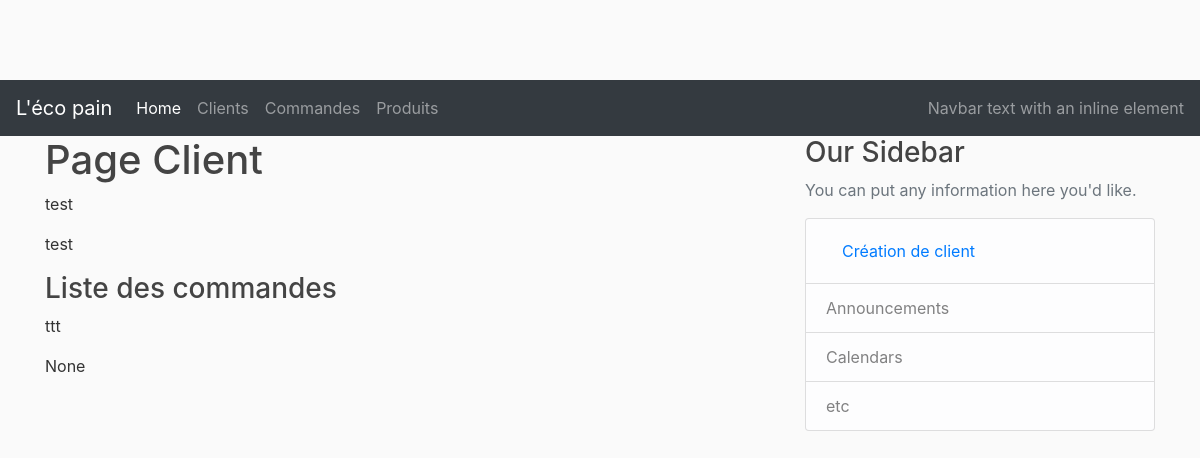
Page /customers/1 on the earlier database version.
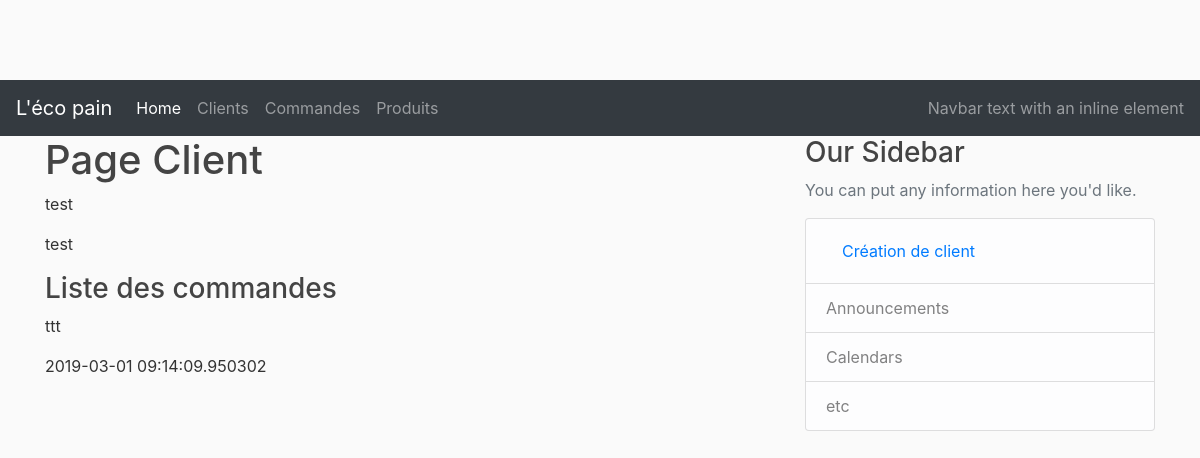
Same page on the later database version.
### lecopain/models.py (models this page shows, shortened)
class Customer(db.Model):
    __tablename__ = 'customers'
    id =  db.Column(db.Integer, primary_key=True)
    firstname = db.Column(db.String(50), nullable=False)
    lastname = db.Column(db.String(50), nullable=False)
    address = db.Column(db.String(200))
    cp = db.Column(db.String(20))
    city = db.Column(db.String(50))
    email = db.Column(db.String(200), nullable=False)
    created_at = db.Column(db.DateTime, nullable=False, default=datetime.utcnow)
    orders = db.relationship('Order', backref='owner', lazy=True)

class Order(db.Model):
    __tablename__ = 'orders'
    id = db.Column(db.Integer, primary_key=True)
    title = db.Column(db.String(50), nullable=False)
    order_dt = db.Column(db.DateTime)
    created_at = db.Column(db.DateTime, nullable=False, default=datetime.utcnow)
    customer_id = db.Column(db.Integer, db.ForeignKey('customers.id'), nullable=False)

### lecopain/routes.py (the view)
@app.route("/customers/<int:customer_id>")
def customer(customer_id):
    customer = Customer.query.get_or_404(customer_id)
    return render_template('/customers/customer.html', customer=customer)

### lecopain/templates/customers/customer.html
{% extends "layout.html" %}
{% block content %}
    <h1>Page Client</h1>
    <div class="content-section">
        <p>{{customer.firstname}}</p>
        <p>{{customer.lastname}}</p>
    </div>
    <div>
        <h3>Liste des commandes</h3>
    </div>
    <div class="content-section">
        {% for order in customer.orders %}
            <p>{{order.title}}</p>
            <p>{{order.order_dt}}</p>
        {% endfor %}
    </div>
{% endblock %}
{% block right_menu %}
<div class="content-section">
    <h3>Our Sidebar</h3>
    <p class='text-muted'>You can put any information here you'd like.
        <ul class="list-group">
        <li class="list-group-item list-group-item-light">
                <a class="nav-link" href="/customers/new">Création de client</a></li>
        <li class="list-group-item list-group-item-light">Announcements</li>
        <li class="list-group-item list-group-item-light">Calendars</li>
        <li class="list-group-item list-group-item-light">etc</li>
        </ul>
    </p>
</div>
{% endblock %}

### lecopain/templates/layout.html (shortened to what this page needs)
<!DOCTYPE html>
<html>
    <head>
        <link rel="stylesheet" href="https://stackpath.bootstrapcdn.com/bootstrap/4.2.1/css/bootstrap.min.css" />
        <link rel="stylesheet" type="text/css" href="{{ url_for('static', filename='main.css')}}" />
        <link rel="stylesheet" href="https://use.fontawesome.com/releases/v5.7.1/css/all.css" />
        <link rel="stylesheet" href="https://cdnjs.cloudflare.com/ajax/libs/tempusdominus-bootstrap-4/5.0.0-alpha14/css/tempusdominus-bootstrap-4.min.css" />
    </head>
    <body>
        <nav class="navbar navbar-expand-lg navbar-dark bg-dark">
                <a class="navbar-brand" href="#">L'éco pain</a>
                <div class="collapse navbar-collapse" id="navbarText">
                  <ul class="navbar-nav mr-auto">
                    <li class="nav-item active">
                      <a class="nav-link" href="/">Home <span class="sr-only">(current)</span></a>
                    </li>
                    <li class="nav-item">
                      <a class="nav-link" href="/customers">Clients</a>
                    </li>
                    <li class="nav-item">
                      <a class="nav-link" href="/orders">Commandes</a>
                    </li>
                    <li class="nav-item">
                        <a class="nav-link" href="/products">Produits</a>
                      </li>
                  </ul>
                  <span class="navbar-text">
                    Navbar text with an inline element
                  </span>
                </div>
              </nav>
        <div class="container">
                <div class="row">
                  <div class="col-md-8">
                    {% block content %}  {% endblock %}
                  </div>
                  <div class="col-md-4">
                      {% block right_menu %} {% endblock %}
                  </div>
                </div>
            </div>
    </body>
</html>

### lecopain/static/main.css (style rules this page uses)
body { background: #fafafa; color: #333333; margin-top: 5rem; }
h1, h2, h3, h4, h5, h6 { color:#444444; }

Differences in the rows shown:
changed Order "ttt": order_dt "None" → "2019-03-01 09:14:09.950302"
